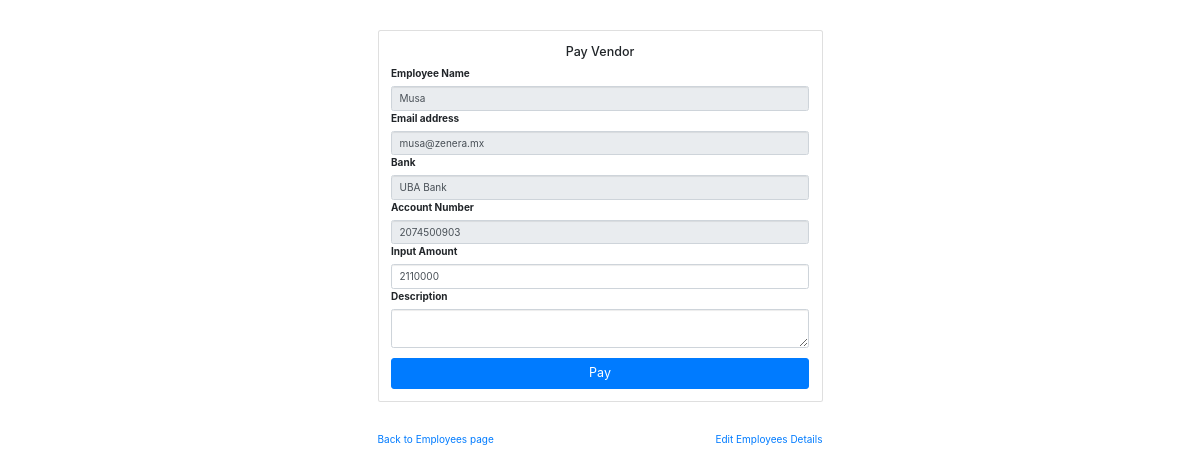
Screenshot of /pay.php?id=12 (signed in) with the database file from the repository.
### tables this page shows
CREATE TABLE `ps_employee` (
  `id` int(11) NOT NULL,
  `name` varchar(126) NOT NULL,
  `email` varchar(256) NOT NULL,
  `salary` bigint(126) NOT NULL,
  `account_number` varchar(152) NOT NULL,
  `bank` varchar(126) NOT NULL,
  `date` datetime NOT NULL DEFAULT '0000-00-00 00:00:00'
);

### core/class.inc.php (called while the page is built, shortened)
<?php
class Connect {
    public function getDetails($id) {
        try {
            $conn = DB();
            $query = $conn->prepare("SELECT * FROM `ps_employee` WHERE `id`=:id");
            $query->bindParam("id", $id, \PDO::PARAM_INT);
            $query->execute();
            if ($query->rowCount() > 0) {
                return $query->fetchAll(PDO::FETCH_OBJ);
            } else {
                return false;
            }
        } catch (\PDOException $e) {
            exit($e->getMessage());
        }
    }
}
?>

### pay.php (the view, shortened to what this page needs)
<?php
$id = "";
if (isset($_GET['id'])) {
	$id = $_GET['id'];
}
else{
  session_destroy();
  header("Location: index.php");
}
require_once ('core/class.inc.php');
$app = new Connect;
$requests = $app->getDetails($id);
?>
<!DOCTYPE html>
<html lang="">
	<head>
  		<link href="css/bootstrap.min.css" rel="stylesheet">
		<link rel="stylesheet" href="https://stackpath.bootstrapcdn.com/bootstrap/4.3.1/css/bootstrap.min.css">
	</head>
	<body>
		<div class="container">
			<div class="row">
				<div class="col-sm-9 col-md-7 col-lg-5 mx-auto">
					<div class="card card-signin my-5">
						<div class="card-body">
							<h5 class="card-title text-center">Pay Vendor</h5>
							<form action="initialize.php"  method="POST" class="form-signin">
								<label for="Name">Employee Name</label>
								<div class="form-label-group">
									<input type="text" name="name" value="<?php if (isset($requests[0]->name)) {
										echo $requests[0]->name;
									} ?>" class="form-control" required readonly/>
								</div>
								<label for="Email">Email address</label>
								<div class="form-label-group">
									<input type="email" name="email" value="<?php if (isset($requests[0]->email)) {
										echo htmlspecialchars($requests[0]->email);
									} ?>" class="form-control" required readonly/>
								</div>
								<label for="Bank">Bank</label>
								<div class="form-label-group">
									<input type="text" name="bank" value="<?php if (isset($requests[0]->bank)) {
										echo htmlspecialchars($requests[0]->bank);
									} ?>" class="form-control" required readonly/>
								</div>
								<label for="AccountNumber">Account Number</label>
								<div class="form-label-group">
									<input type="text" name="accountnumber" pattern="[0-9]{10}" value="<?php if (isset($requests[0]->account_number)) {
										echo htmlspecialchars($requests[0]->account_number);
									} ?>" class="form-control" required readonly/>
								</div>
								<label for="Amount">Input Amount</label>
								<div class="form-label-group">
									<input type="text" name="amount" placeholder="Input amount in Kobo" pattern="[0-9]{}" value="<?php if (isset($amount)){
										echo htmlspecialchars($amount);
									}
									elseif (isset($requests[0]->salary)) {
										echo htmlspecialchars($requests[0]->salary);
									} ?>" class="form-control" required/>
								</div>
								<label for="Description">Description</label>
								<div class="form-label-group">
									<textarea name="description" class="form-control" required/></textarea>
								</div>
								<button class="btn btn-lg btn-primary btn-block" type="submit" style="margin-top: 10px;">Pay</button>
							</form>
						</div>
					</div>
					<a href="admin.php">Back to Employees page</a>
					<a href="<?php echo "edit.php?id=".$id;?>" class="float-right" id="removeAttribute" >Edit Employees Details</a>
				</div>
			</div>
		</div>
	</body>
</html>

### rows the page displays
ps_employee: name "Musa", email "musa@zenera.mx", bank "UBA Bank", accountnumber "2074500903", amount "2110000"
